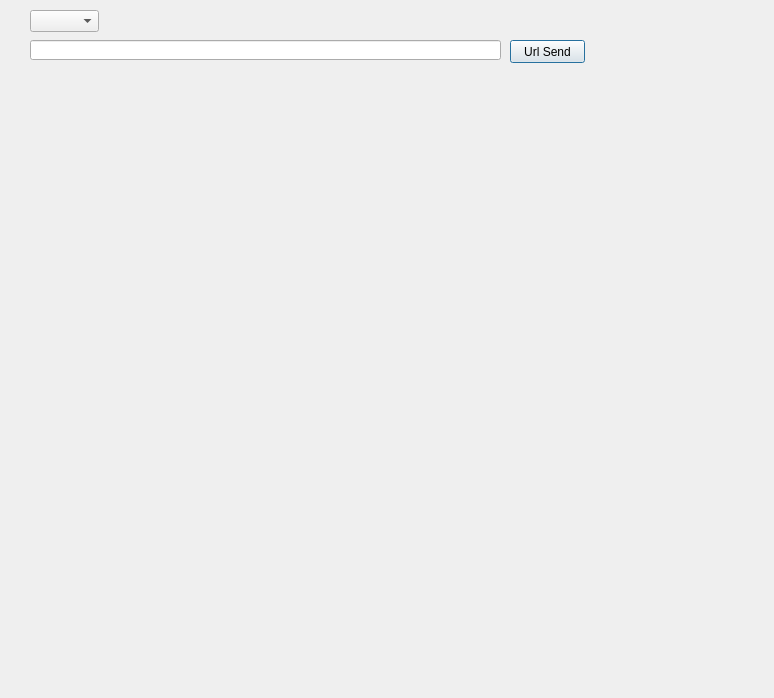
<?xml version="1.0" encoding="UTF-8"?>
<ui version="4.0">
 <class>Dialog</class>
 <widget class="QDialog" name="Dialog">
  <property name="geometry">
   <rect>
    <x>0</x>
    <y>0</y>
    <width>774</width>
    <height>698</height>
   </rect>
  </property>
  <property name="windowTitle">
   <string>Dialog</string>
  </property>
  <widget class="QPushButton" name="pushButton">
   <property name="geometry">
    <rect>
     <x>510</x>
     <y>40</y>
     <width>75</width>
     <height>23</height>
    </rect>
   </property>
   <property name="text">
    <string>Url Send</string>
   </property>
  </widget>
  <widget class="QComboBox" name="filetype_combo_box">
   <property name="geometry">
    <rect>
     <x>30</x>
     <y>10</y>
     <width>69</width>
     <height>22</height>
    </rect>
   </property>
  </widget>
  <widget class="QLineEdit" name="url_input_block">
   <property name="geometry">
    <rect>
     <x>30</x>
     <y>40</y>
     <width>471</width>
     <height>20</height>
    </rect>
   </property>
  </widget>
 </widget>
 <resources/>
 <connections/>
</ui>
